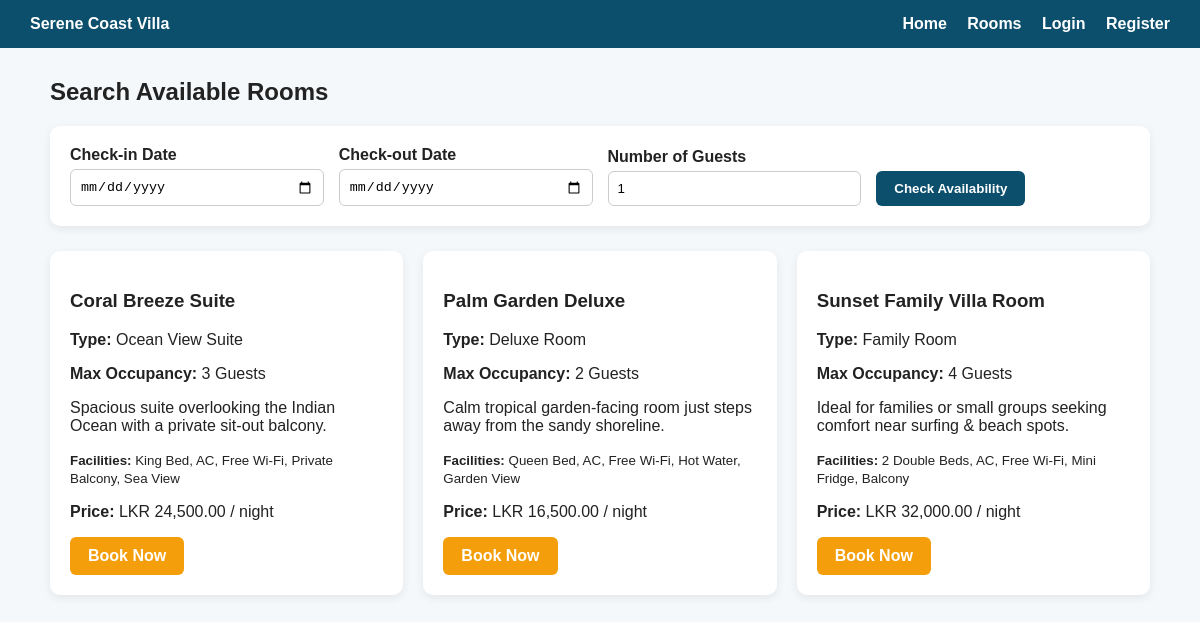
The page /rooms.php on the database its author committed.
### tables this page shows
CREATE TABLE `rooms` (
  `room_id` int(11) NOT NULL,
  `room_name` varchar(120) NOT NULL,
  `room_type` varchar(60) NOT NULL,
  `description` text NOT NULL,
  `facilities` varchar(255) NOT NULL,
  `price_per_night` decimal(10,2) NOT NULL,
  `max_guests` int(11) NOT NULL,
  `room_status` enum('Available','Inactive') NOT NULL DEFAULT 'Available',
  `image_url` varchar(255) DEFAULT 'assets/images/room-default.jpg',
  `created_at` timestamp NOT NULL DEFAULT current_timestamp()
);

### rooms.php (the view, shortened to what this page needs)
<?php
require_once 'config/db.php';
$check_in = $_GET['check_in'] ?? '';
$check_out = $_GET['check_out'] ?? '';
$guests = (int)($_GET['guests'] ?? 1);
$params = [];
$sql = "SELECT * FROM rooms WHERE room_status = 'Available'";
$stmt = $pdo->prepare($sql);
$stmt->execute($params);
$rooms = $stmt->fetchAll();
?>
<!DOCTYPE html>
<html lang="en">
<head>
</head>
<body>
<header>
    <div><strong>Serene Coast Villa</strong></div>
    <nav>
        <a href="index.php">Home</a>
        <a href="rooms.php">Rooms</a>
        <?php if (isset($_SESSION['user_id'])): ?>
            <a href="my_bookings.php">My Bookings</a>
            <a href="logout.php">Logout</a>
        <?php else: ?>
            <a href="login.php">Login</a>
            <a href="register.php">Register</a>
        <?php endif; ?>
    </nav>
</header>
<div class="container">
    <h2>Search Available Rooms</h2>
    <form method="GET" action="" class="search-box">
        <div>
            <label>Check-in Date</label>
            <input type="date" name="check_in" min="<?php echo date('Y-m-d'); ?>" value="<?php echo htmlspecialchars($check_in); ?>">
        </div>
        <div>
            <label>Check-out Date</label>
            <input type="date" name="check_out" min="<?php echo date('Y-m-d'); ?>" value="<?php echo htmlspecialchars($check_out); ?>">
        </div>
        <div>
            <label>Number of Guests</label>
            <input type="number" name="guests" min="1" max="10" value="<?php echo $guests; ?>">
        </div>
        <div>
            <button type="submit">Check Availability</button>
        </div>
    </form>
    <div class="rooms-grid">
        <?php if (empty($rooms)): ?>
            <p>No available rooms match your selected dates or guest count.</p>
        <?php else: ?>
            <?php foreach ($rooms as $room): ?>
                <div class="card">
                    <h3><?php echo htmlspecialchars($room['room_name']); ?></h3>
                    <p><strong>Type:</strong> <?php echo htmlspecialchars($room['room_type']); ?></p>
                    <p><strong>Max Occupancy:</strong> <?php echo (int)$room['max_guests']; ?> Guests</p>
                    <p><?php echo htmlspecialchars($room['description']); ?></p>
                    <p><small><strong>Facilities:</strong> <?php echo htmlspecialchars($room['facilities']); ?></small></p>
                    <p><strong>Price:</strong> LKR <?php echo number_format($room['price_per_night'], 2); ?> / night</p>
                    <a class="btn btn-book" href="booking.php?room_id=<?php echo (int)$room['room_id']; ?>&check_in=<?php echo urlencode($check_in); ?>&check_out=<?php echo urlencode($check_out); ?>&guests=<?php echo $guests; ?>">Book Now</a>
                </div>
            <?php endforeach; ?>
        <?php endif; ?>
    </div>
</div>
</body>
</html>

### rooms.php (style rules this page uses)
body { font-family: Arial, sans-serif; margin: 0; background: #f4f8fa; color: #222; }
header { background: #0b4f6c; color: #fff; padding: 15px 30px; display: flex; justify-content: space-between; align-items: center; }
header a { color: #fff; text-decoration: none; margin-left: 16px; font-weight: bold; }
.container { max-width: 1100px; margin: 30px auto; padding: 0 20px; }
.search-box { background: #fff; padding: 20px; border-radius: 10px; box-shadow: 0 3px 10px rgba(0,0,0,0.07); margin-bottom: 25px; display: flex; gap: 15px; flex-wrap: wrap; align-items: end; }
.search-box div { flex: 1; min-width: 180px; }
label { display: block; font-weight: bold; margin-bottom: 5px; }
input { width: 100%; padding: 9px; border: 1px solid #ccc; border-radius: 6px; box-sizing: border-box; }
button, .btn { background: #0b4f6c; color: #fff; border: none; padding: 10px 18px; border-radius: 6px; cursor: pointer; text-decoration: none; display: inline-block; font-weight: bold; }
.btn-book { background: #f59e0b; }
.rooms-grid { display: grid; grid-template-columns: repeat(auto-fit, minmax(300px, 1fr)); gap: 20px; }
.card { background: #fff; padding: 20px; border-radius: 10px; box-shadow: 0 3px 10px rgba(0,0,0,0.07); }

### rows shown on the page
rooms: room_name "Coral Breeze Suite", room_type "Ocean View Suite", max_guests "3", description "Spacious suite overlooking the Indian Ocean with a private sit-out balcony.", facilities "King Bed, AC, Free Wi-Fi, Private Balcony, Sea View", price_per_night "24,500.00"
rooms: room_name "Palm Garden Deluxe", room_type "Deluxe Room", max_guests "2", description "Calm tropical garden-facing room just steps away from the sandy shoreline.", facilities "Queen Bed, AC, Free Wi-Fi, Hot Water, Garden View", price_per_night "16,500.00"
rooms: room_name "Sunset Family Villa Room", room_type "Family Room", max_guests "4", description "Ideal for families or small groups seeking comfort near surfing & beach spots.", facilities "2 Double Beds, AC, Free Wi-Fi, Mini Fridge, Balcony", price_per_night "32,000.00"
